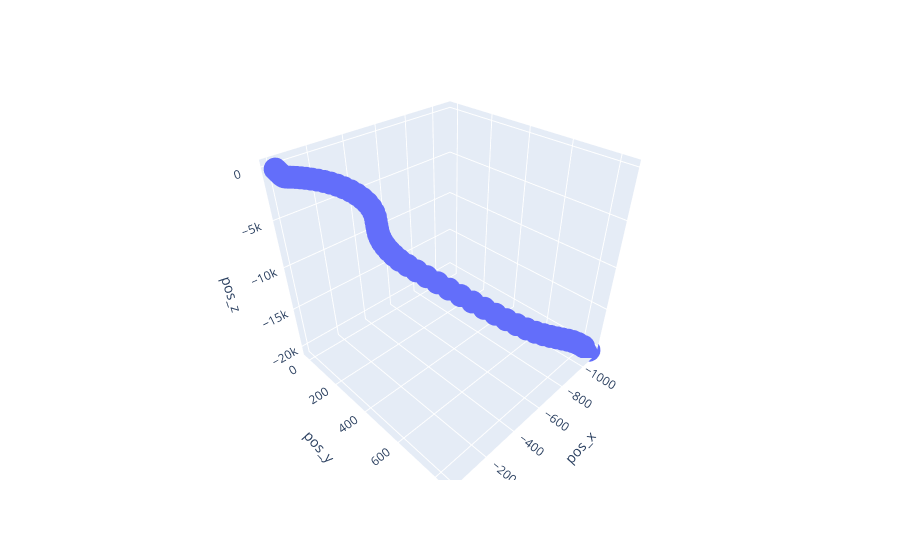

Notebook cell for this chart:
### Code cell
sns.set_style("darkgrid")

# x1 = data.pos_x
# y1 = data.pos_y
# z1 = data.pos_z

x1 = data.pos_x #* (9.81*data.magnetic_field_x)
y1 = data.pos_y #* (9.81*data.magnetic_field_y)
z1 = data.pos_z #* (9.81*data.magnetic_field_z)

plt.figure(figsize=(6, 5))
fig = px.scatter_3d(data, x=x1, y=y1, z=z1)
fig.show()
